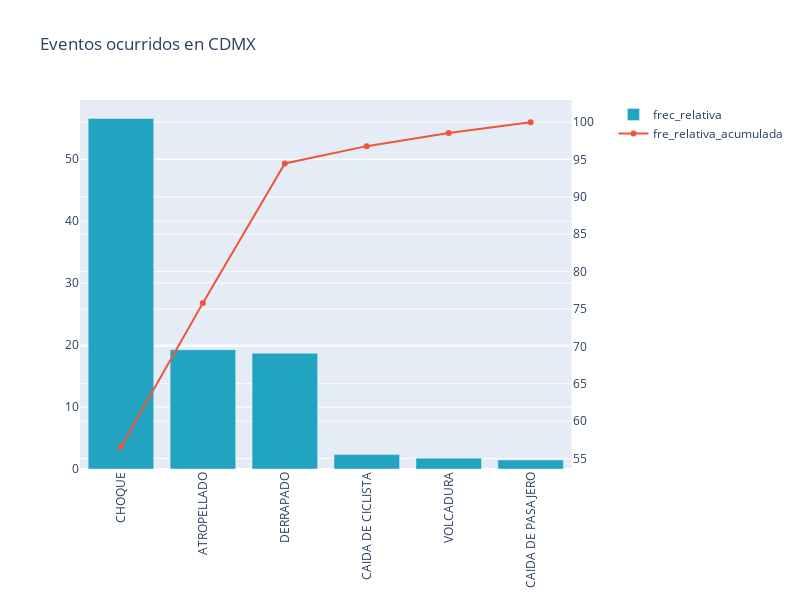

Here is the notebook cell this chart was saved with:
### Markdown cell above
# Exploración de Datos

### Code cell
pareto(df,'tipo_de_evento','Eventos ocurridos en CDMX')

### Figure 1 — Plotly figure (JSON) as saved in the notebook; plotly's stock layout.template omitted (floating-point values rounded to 4 significant figures)
{"data": [{"marker": {"color": "rgb(34,163,192)"}, "name": "frec_relativa", "type": "bar", "x": ["CHOQUE", "ATROPELLADO", "DERRAPADO", "CAIDA DE CICLISTA", "VOLCADURA", "CAIDA DE PASAJERO"], "y": [56.56, 19.24, 18.68, 2.322, 1.749, 1.455]}, {"name": "fre_relativa_acumulada", "type": "scatter", "x": ["CHOQUE", "ATROPELLADO", "DERRAPADO", "CAIDA DE CICLISTA", "VOLCADURA", "CAIDA DE PASAJERO"], "xaxis": "x", "y": [56.56, 75.8, 94.47, 96.8, 98.54, 100], "yaxis": "y2"}], "layout": {"height": 600, "title": {"text": "Eventos ocurridos en CDMX"}, "width": 800, "xaxis": {"anchor": "y", "domain": [0, 0.94], "tickangle": -90}, "yaxis": {"anchor": "x", "domain": [0, 1]}, "yaxis2": {"anchor": "x", "overlaying": "y", "side": "right"}}}
